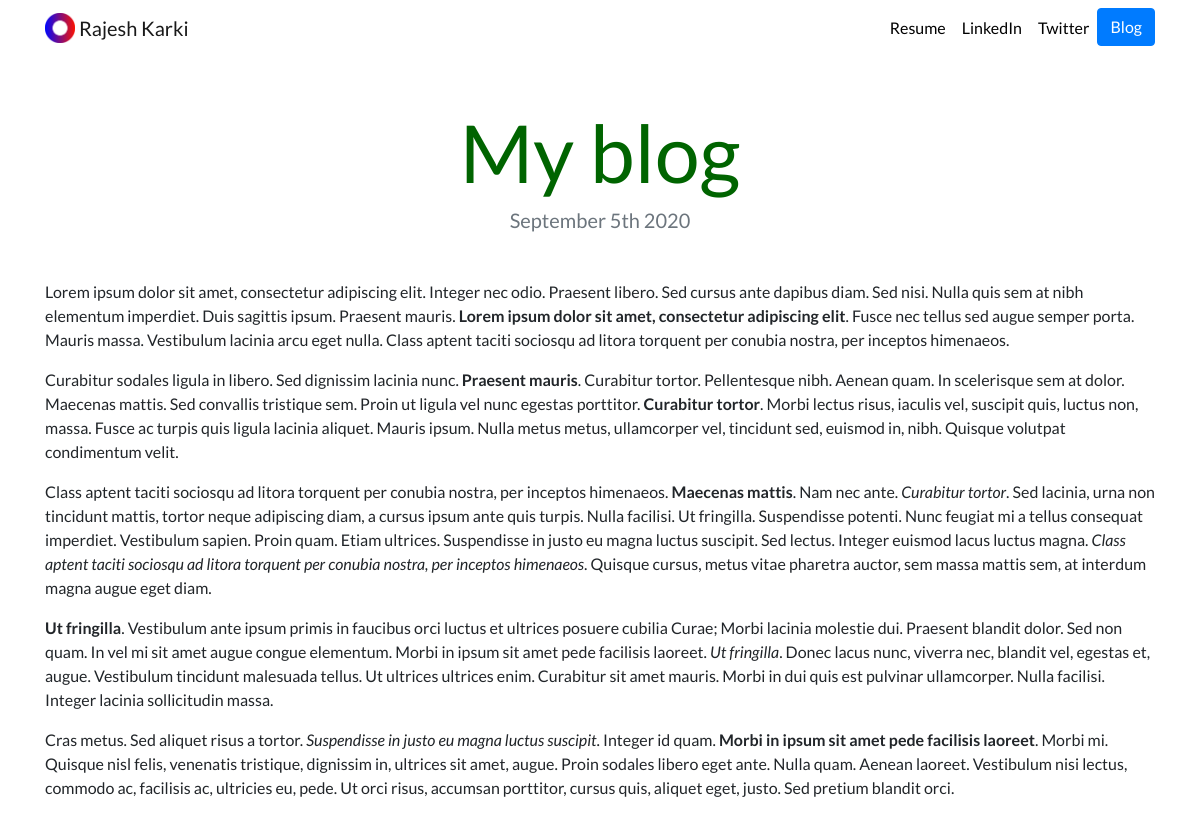
Page /blog/1/ on the committed database.
### blog/models.py (models this page shows)
class Blog(models.Model):
    title = models.CharField(max_length=200)
    description = models.TextField()
    date = models.DateField()

### blog/views.py (the view)
# urls.py: path('<int:blog_id>/', views.detail, name='detail'),
def detail(request, blog_id):
    blog = get_object_or_404(Blog, pk=blog_id)
    return render(request, 'blog/detail.html', {'blog': blog})

### blog/templates/blog/detail.html
{% extends "portfolio/base.html" %} {% load static %} {% block content %}
<h1 class="text-center mt-5" id="blogdetailtitle">{{ blog.title }}</h1>
<h5 class="text-center text-muted mb-5">{{ blog.date|date:'F jS Y' }}</h5>
{{ blog.description|safe }} {% endblock %}

### portfolio/static/portfolio/custom.css (style rules this page uses)
body { font-family: "Lato", sans-serif; }
@media (min-width: 992px) { #blogdetailtitle { font-size: 5rem; color: darkgreen; } }
@media (min-width: 992px) { .container .mt-5 { color: darkorange; } }

### rows in the picture
Blog: title "My blog", date "September 5th 2020", description "Lorem ipsum dolor sit amet, consectetur adipiscing elit. Integer nec odio. Praesent libero. Sed cursus ante dapibus diam. Sed nisi. Nulla quis sem at nibh elementum imperdiet. Duis sagittis ipsum. Praesent mauris. Lorem ipsum dolor sit amet, consectetur adipiscing elit . Fusce nec tellus sed augue semper porta. Mauris massa. Vestibulum lacinia arcu eget nulla. Class aptent taciti sociosqu ad litora torquent per conubia nostra, per inceptos himenaeos. Curabitur sodales ligula in libero. Sed dignissim lacinia nunc. Praesent mauris . Curabitur tortor. Pellentesque nibh. Aenean quam. In scelerisque sem at dolor. Maecenas mattis. Sed convallis tristique sem. Proin ut ligula vel nunc egestas…"
